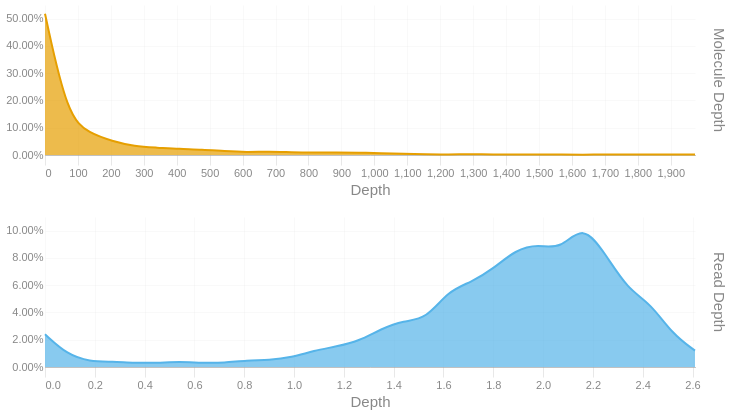

The cell this chart's notebook holds for it:
### Code cell
readdep = depth_hist(tb['Read Depth'], q99, 3)
readdep = readdep.with_columns(pl.lit('Read Depth').alias('Metric'))
if not SKIPLR:
    moldep = depth_hist(tb['Molecule Depth'], mol_q99, 1)
    moldep = moldep.with_columns(pl.lit('Molecule Depth').alias('Metric'))
    _hist = pl.concat([readdep, moldep])
    _hist = _hist.filter(pl.col('Proportion') != 0)
    with SafeRender(_hist):
        (
            alt.Chart(_hist)        
            .mark_area(interpolate = "basis")
            .encode(
                x=alt.X('Bin:Q').scale(domainMin=0).axis(alt.Axis(title='Depth')),
                y = alt.Y('Proportion:Q', title = None).axis(format = '.2%'),
                color = alt.Color('Metric:N').legend(None),
                row = alt.Row("Metric:N").header(title = None, labelOrient = 'right'),
                tooltip = [
                    alt.Tooltip("Metric:N", title = "Metric"),
                    alt.Tooltip('Interval:N', title = "Depth Interval"),
                    alt.Tooltip('Proportion:Q', title = "% Alignments").format('.2%')
                ]
            )
            .resolve_scale(x='independent', y='independent')
            .properties(
                height = 150, width = 650,
                usermeta={'embedOptions': {'downloadFileName': f'{samplename}.depth.hist'}}
            )
        ).display()
else:
    readdep = readdep.filter(pl.col('Proportion') != 0)
    with SafeRender(readdep):
        (
            alt.Chart(readdep)        
            .mark_area(interpolate = "basis")
            .encode(
                x=alt.X('Bin:Q').scale(domainMin=0).axis(alt.Axis(title='Depth')),
                y = alt.Y('Proportion:Q', title = None).axis(format = '.2%'),
                tooltip = [
                    alt.Tooltip('Interval:N', title = "Depth Interval"),
                    alt.Tooltip('Proportion:Q', title = "% Alignments").format('.2%')
                ]
            )
            .properties(
                usermeta={'embedOptions': {'downloadFileName': f'{samplename}.depth.hist'}}
            )
        ).display()

### Figure 1 — Vega-Lite specification as saved in the notebook (floating-point values rounded to 4 significant figures)
{"width": 650, "height": 150, "config": {"title": {"anchor": "start", "dy": -15, "fontSize": 18, "color": "#888888", "subtitleColor": "#888888", "subtitleFontSize": 14}, "arc": {"fill": "#0072B2"}, "axis": {"domainColor": "#888888", "domainWidth": 0.5, "gridWidth": 0.2, "grid": false, "titleFontWeight": 400, "titleFontSize": 15, "labelFontSize": 11, "labelColor": "#888888", "tickColor": "#888888", "tickWidth": 0.2, "titleColor": "#888888"}, "axisBand": {"grid": false}, "axisX": {"grid": true, "tickSize": 10, "domainCap": "round"}, "axisY": {"domain": false, "grid": true, "tickSize": 0, "domainCap": "round"}, "background": "transparent", "header": {"labelFontSize": 15, "labelColor": "#888888", "titleFontSize": 15, "titleFontWeight": 600, "titleColor": "#888888"}, "legend": {"labelFont": "sans-serif", "labelFontSize": 12, "labelColor": "#888888", "symbolSize": 100, "symbolType": "circle", "titleFontSize": 12, "titlePadding": 10, "titleColor": "#888888", "title": null}, "range": {"category": ["#E69F00", "#56B4E9", "#009E73", "#F0E442", "#0072B2", "#D55E00", "#CC79A7", "#000000"], "diverging": ["#cfe8f3", "#a2d4ec", "#73bfe2", "#46abdb", "#1696d2", "#12719e"]}, "area": {"fill": "#0072B2", "fillOpacity": 0.7, "line": true, "strokeOpacity": 0.7}, "line": {"color": "#0072B2", "stroke": "#0072B2", "strokeWidth": 2}, "trail": {"color": "#0072B2", "stroke": "#0072B2", "strokeWidth": 0, "size": 1}, "point": {"filled": true, "fillOpacity": 1.0, "size": 95}, "text": {"color": "#888888", "fontSize": 11, "align": "right", "fontWeight": 400, "size": 11}, "bar": {"fill": "#0072B2", "stroke": null}, "view": {"stroke": null, "continuousWidth": 660, "continuousHeight": 400}}, "data": {"name": "data-4d1a716725b9e0999c9d52289a0bdc71"}, "mark": {"type": "area", "interpolate": "basis"}, "encoding": {"color": {"field": "Metric", "legend": null, "type": "nominal"}, "row": {"field": "Metric", "header": {"title": null, "labelOrient": "right"}, "type": "nominal"}, "tooltip": [{"field": "Metric", "title": "Metric", "type": "nominal"}, {"field": "Interval", "title": "Depth Interval", "type": "nominal"}, {"field": "Proportion", "format": ".2%", "title": "% Alignments", "type": "quantitative"}], "x": {"axis": {"title": "Depth"}, "field": "Bin", "scale": {"domainMin": 0}, "type": "quantitative"}, "y": {"axis": {"format": ".2%"}, "field": "Proportion", "title": null, "type": "quantitative"}}, "resolve": {"scale": {"x": "independent", "y": "independent"}}, "usermeta": {"embedOptions": {"downloadFileName": "S6_Hudson_1199.depth.hist"}}, "$schema": "https://vega.github.io/schema/vega-lite/v6.1.0.json", "datasets": {"data-4d1a716725b9e0999c9d52289a0bdc71": [{"Bin": 0.0, "Interval": "0.0-0.09", "Proportion": 0.024, "Metric": "Read Depth"}, {"Bin": 0.09, "Interval": "0.09-0.18", "Proportion": 0.009, "Metric": "Read Depth"}, {"Bin": 0.18, "Interval": "0.18-0.27", "Proportion": 0.004, "Metric": "Read Depth"}, {"Bin": 0.27, "Interval": "0.27-0.36", "Proportion": 0.004, "Metric": "Read Depth"}, {"Bin": 0.36, "Interval": "0.36-0.45", "Proportion": 0.003, "Metric": "Read Depth"}, {"Bin": 0.45, "Interval": "0.45-0.54", "Proportion": 0.003, "Metric": "Read Depth"}, {"Bin": 0.54, "Interval": "0.54-0.63", "Proportion": 0.004, "Metric": "Read Depth"}, {"Bin": 0.63, "Interval": "0.63-0.72", "Proportion": 0.003, "Metric": "Read Depth"}, {"Bin": 0.72, "Interval": "0.72-0.81", "Proportion": 0.003, "Metric": "Read Depth"}, {"Bin": 0.81, "Interval": "0.81-0.9", "Proportion": 0.005, "Metric": "Read Depth"}, {"Bin": 0.9, "Interval": "0.9-0.99", "Proportion": 0.005, "Metric": "Read Depth"}, {"Bin": 0.99, "Interval": "0.99-1.08", "Proportion": 0.007, "Metric": "Read Depth"}, {"Bin": 1.08, "Interval": "1.08-1.17", "Proportion": 0.012, "Metric": "Read Depth"}, {"Bin": 1.17, "Interval": "1.17-1.26", "Proportion": 0.015, "Metric": "Read Depth"}, {"Bin": 1.26, "Interval": "1.26-1.35", "Proportion": 0.019, "Metric": "Read Depth"}, {"Bin": 1.35, "Interval": "1.35-1.44", "Proportion": 0.028, "Metric": "Read Depth"}, {"Bin": 1.44, "Interval": "1.44-1.53", "Proportion": 0.034, "Metric": "Read Depth"}, {"Bin": 1.53, "Interval": "1.53-1.62", "Proportion": 0.035, "Metric": "Read Depth"}, {"Bin": 1.62, "Interval": "1.62-1.71", "Proportion": 0.056, "Metric": "Read Depth"}, {"Bin": 1.71, "Interval": "1.71-1.8", "Proportion": 0.062, "Metric": "Read Depth"}, {"Bin": 1.8, "Interval": "1.8-1.89", "Proportion": 0.072, "Metric": "Read Depth"}, {"Bin": 1.89, "Interval": "1.89-1.98", "Proportion": 0.086, "Metric": "Read Depth"}, {"Bin": 1.98, "Interval": "1.98-2.07", "Proportion": 0.09, "Metric": "Read Depth"}, {"Bin": 2.07, "Interval": "2.07-2.16", "Proportion": 0.086, "Metric": "Read Depth"}, {"Bin": 2.16, "Interval": "2.16-2.25", "Proportion": 0.105, "Metric": "Read Depth"}, {"Bin": 2.25, "Interval": "2.25-2.34", "Proportion": 0.083, "Metric": "Read Depth"}, {"Bin": 2.34, "Interval": "2.34-2.43", "Proportion": 0.057, "Metric": "Read Depth"}, {"Bin": 2.43, "Interval": "2.43-2.52", "Proportion": 0.047, "Metric": "Read Depth"}, {"Bin": 2.52, "Interval": "2.52-2.61", "Proportion": 0.024, "Metric": "Read Depth"}, {"Bin": 2.61, "Interval": "2.61-2.7", "Proportion": 0.012, "Metric": "Read Depth"}, {"Bin": 0.0, "Interval": "0.0-68.1", "Proportion": 0.518, "Metric": "Molecule Depth"}, {"Bin": 68.1, "Interval": "68.1-136.1", "Proportion": 0.14, "Metric": "Molecule Depth"}, {"Bin": 136.1, "Interval": "136.1-204.2", "Proportion": 0.079, "Metric": "Molecule Depth"}, {"Bin": 204.2, "Interval": "204.2-272.2", "Proportion": 0.051, "Metric": "Molecule Depth"}, {"Bin": 272.2, "Interval": "272.2-340.3", "Proportion": 0.031, "Metric": "Molecule Depth"}, {"Bin": 340.3, "Interval": "340.3-408.3", "Proportion": 0.027, "Metric": "Molecule Depth"}, {"Bin": 408.3, "Interval": "408.3-476.4", "Proportion": 0.022, "Metric": "Molecule Depth"}, {"Bin": 476.4, "Interval": "476.4-544.5", "Proportion": 0.02, "Metric": "Molecule Depth"}, {"Bin": 544.5, "Interval": "544.5-612.5", "Proportion": 0.014, "Metric": "Molecule Depth"}, {"Bin": 612.5, "Interval": "612.5-680.6", "Proportion": 0.01, "Metric": "Molecule Depth"}, {"Bin": 680.6, "Interval": "680.6-748.6", "Proportion": 0.013, "Metric": "Molecule Depth"}, {"Bin": 748.6, "Interval": "748.6-816.7", "Proportion": 0.01, "Metric": "Molecule Depth"}, {"Bin": 816.7, "Interval": "816.7-884.7", "Proportion": 0.009, "Metric": "Molecule Depth"}, {"Bin": 884.7, "Interval": "884.7-952.8", "Proportion": 0.009, "Metric": "Molecule Depth"}, {"Bin": 952.8, "Interval": "952.8-1020.9", "Proportion": 0.009, "Metric": "Molecule Depth"}, {"Bin": 1021.0, "Interval": "1020.9-1088.9", "Proportion": 0.006, "Metric": "Molecule Depth"}, {"Bin": 1089.0, "Interval": "1088.9-1157.0", "Proportion": 0.005, "Metric": "Molecule Depth"}, {"Bin": 1157.0, "Interval": "1157.0-1225.0", "Proportion": 0.002, "Metric": "Molecule Depth"}, {"Bin": 1225.0, "Interval": "1225.0-1293.1", "Proportion": 0.002, "Metric": "Molecule Depth"}, {"Bin": 1293.0, "Interval": "1293.1-1361.1", "Proportion": 0.003, "Metric": "Molecule Depth"}, {"Bin": 1361.0, "Interval": "1361.1-1429.2", "Proportion": 0.002, "Metric": "Molecule Depth"}, {"Bin": 1429.0, "Interval": "1429.2-1497.2", "Proportion": 0.002, "Metric": "Molecule Depth"}, {"Bin": 1497.0, "Interval": "1497.2-1565.3", "Proportion": 0.002, "Metric": "Molecule Depth"}, {"Bin": 1565.0, "Interval": "1565.3-1633.4", "Proportion": 0.002, "Metric": "Molecule Depth"}, {"Bin": 1633.0, "Interval": "1633.4-1701.4", "Proportion": 0.001, "Metric": "Molecule Depth"}, {"Bin": 1701.0, "Interval": "1701.4-1769.5", "Proportion": 0.002, "Metric": "Molecule Depth"}, {"Bin": 1770.0, "Interval": "1769.5-1837.5", "Proportion": 0.002, "Metric": "Molecule Depth"}, {"Bin": 1838.0, "Interval": "1837.5-1905.6", "Proportion": 0.002, "Metric": "Molecule Depth"}, {"Bin": 1906.0, "Interval": "1905.6-1973.6", "Proportion": 0.002, "Metric": "Molecule Depth"}, {"Bin": 1974.0, "Interval": "1973.6-2041.7", "Proportion": 0.002, "Metric": "Molecule Depth"}]}}
